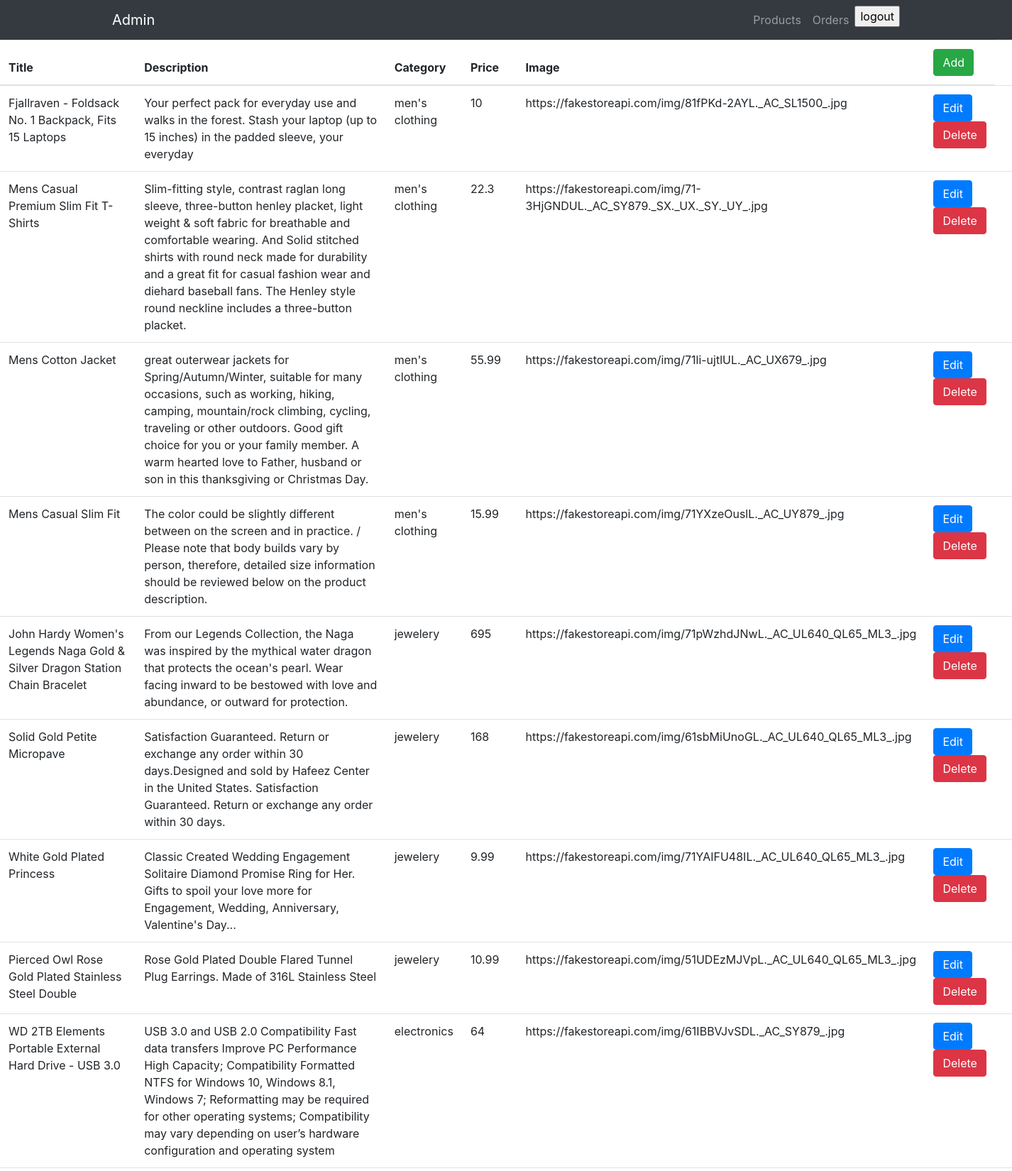
The page /?page=products (signed in, upper part) on the database its author committed.
### tables this page shows
CREATE TABLE `products` (
  `id` int(11) NOT NULL,
  `title` varchar(255) NOT NULL,
  `description` varchar(1000) NOT NULL,
  `category` varchar(45) NOT NULL,
  `price` float NOT NULL,
  `image` varchar(255) NOT NULL
);

### models/Database.php (called while the page is built, shortened)
<?php
 class Database{
    private $conn = null;
    public function __construct($database, $username="root", $password="root", $servername="localhost")
    {
        $dsn = "mysql:host=$servername;dbname=$database;charset=UTF8";
        try {
            $this->conn = new PDO($dsn, $username, $password);
            $this->conn->setAttribute(PDO::ATTR_ERRMODE, PDO::ERRMODE_EXCEPTION);
        } catch (PDOException $e) {
            echo "Connection failed: " . $e->getMessage();
        }
    }
    private function execute($statement, $input_parameters = []){
        try{
            $stmt = $this->conn->prepare($statement);
            $stmt->execute($input_parameters);
            return $stmt;
        }catch(PDOException $e){
            throw new Exception($e->getMessage());
        }
    }
    public function select($statement, $input_parameters = []){
        $stmt = $this->execute($statement, $input_parameters);
        return $stmt->fetchAll();
    }
}

### models/AdminModel.php (called while the page is built, shortened)
<?php
class AdminModel
{
    private $db;
    public function __construct($database)
    {
        $this->db = $database;
    }
    public function fetchAllProducts()
    {
        $products = $this->db->select("SELECT * FROM products");
        return $products;
    }
}

### views/AdminView.php (the view, shortened to what this page needs)
<?php
class AdminView
{
    public function viewAdminHeader()
    {
        include_once("views/include/admin/adminHeader.php");
    }
    public function showOneProduct($product)
    {
        $html = <<<EOT
        <tr>
            <td>$product[title]</td>
            <td>$product[description]</td>
            <td>$product[category]</td>
            <td>$product[price]</td>
            <td>$product[image]</td>
            <td>
                <a href="?page=editproduct&id=$product[id]" class='btn btn-primary'>Edit</a>
                <a href="?page=deleteproduct&id=$product[id]" class='btn btn-danger'>Delete</a>
            <td>
        </tr>
        EOT;
        return $html;
    }
    public function showProducts($products)
    {
        $html = <<<EOT
        <table class='table'>
            <thead>
                <tr>
                    <th scope="col">Title</th>
                    <th scope="col">Description</th>
                    <th scope="col">Category</th>
                    <th scope="col">Price</th>
                    <th scope="col">Image</th>
                    <th scope="col"><a href="?page=addproduct" class="btn btn-success">Add</a></th>
                </tr>
            </thead>
            <tbody>
        EOT;
        foreach ($products as $product) {
            $html .= $this->showOneProduct($product);
        }
        $html .= "</tbody></table>";
        echo $html;
    }
}

### index.php (shortened to what this page needs)
<?php
require_once("models/Database.php");
require_once("controllers/Controller.php");
require_once("views/AdminView.php");
require_once('controllers/AdminController.php');
require_once('models/AdminModel.php');
if (isset(($_SESSION['isAdmin'])) && $_SESSION['isAdmin']) {
  $database   = new Database("fakestore", "root", "root");
  $adminModel = new AdminModel($database);
  $view = new adminView();
  $contoller = new AdminController($adminModel, $view);
}

### controllers/AdminController.php (shortened to what this page needs)
<?php
class AdminController
{
  private $model;
  private $view;
  public function __construct($model, $view)
  {
    $this->model = $model;
    $this->view = $view;
    $this->router();
  }
  private function router()
  {
    $page = $_GET['page'] ?? "";
    switch ($page) {
      case "products":
        $this->products();
        break;
    }
  }
  private function products()
  {
    $this->view->viewAdminHeader();
    $products = $this->model->fetchAllProducts();
    $this->view->showProducts($products);
  }
}

### views/include/admin/adminHeader.php (shortened to what this page needs)
<!DOCTYPE html>
<html lang="en">
<head>
  <link href="styles/styles.css" rel="stylesheet" />
  <link href="styles/styles2.css" rel="stylesheet" />
</head>
<body>
  <nav class="navbar navbar-expand-lg navbar-dark bg-dark">
    <div class="container">
      <a class="navbar-brand" href="?">Admin</a>
      <div class="collapse navbar-collapse" id="navbarResponsive">
        <ul class="navbar-nav ml-auto">
          <li class="nav-item"><a class="nav-link" href="?page=products">Products</a></li>
          <li class="nav-item"><a class="nav-link" href="?page=orders">Orders</a></li>
          <li class="nav-item">
            <form action="?" method="POST">
              <input type="submit" value="logout"></input>
            </form>
          </li>
        </ul>
      </div>
    </div>
  </nav>

### rows shown on the page
products: title "Fjallraven - Foldsack No. 1 Backpack, Fits 15 Laptops", description "Your perfect pack for everyday use and walks in the forest. Stash your laptop (up to 15 inches) in the padded sleeve, your everyday", category "men's clothing", price "10", image "https://fakestoreapi.com/img/81fPKd-2AYL._AC_SL1500_.jpg"
products: title "Mens Casual Premium Slim Fit T-Shirts", description "Slim-fitting style, contrast raglan long sleeve, three-button henley placket, light weight & soft fabric for breathable and comfortable wearing. And Solid stitched shirts with round neck made for durability and a great fit for casual fashion wear and diehard baseball fans. The Henley style round neckline includes a three-button placket.", category "men's clothing", price "22.3", image "https://fakestoreapi.com/img/71-3HjGNDUL._AC_SY879._SX._UX._SY._UY_.jpg"
products: title "Mens Cotton Jacket", description "great outerwear jackets for Spring/Autumn/Winter, suitable for many occasions, such as working, hiking, camping, mountain/rock climbing, cycling, traveling or other outdoors. Good gift choice for you or your family member. A warm hearted love to Father, husband or son in this thanksgiving or Christmas Day.", category "men's clothing", price "55.99", image "https://fakestoreapi.com/img/71li-ujtlUL._AC_UX679_.jpg"
products: title "Mens Casual Slim Fit", description "The color could be slightly different between on the screen and in practice. / Please note that body builds vary by person, therefore, detailed size information should be reviewed below on the product description.", category "men's clothing", price "15.99", image "https://fakestoreapi.com/img/71YXzeOuslL._AC_UY879_.jpg"
products: title "John Hardy Women's Legends Naga Gold & Silver Dragon Station Chain Bracelet", description "From our Legends Collection, the Naga was inspired by the mythical water dragon that protects the ocean's pearl. Wear facing inward to be bestowed with love and abundance, or outward for protection.", category "jewelery", price "695", image "https://fakestoreapi.com/img/71pWzhdJNwL._AC_UL640_QL65_ML3_.jpg"
products: title "Solid Gold Petite Micropave", description "Satisfaction Guaranteed. Return or exchange any order within 30 days.Designed and sold by Hafeez Center in the United States. Satisfaction Guaranteed. Return or exchange any order within 30 days.", category "jewelery", price "168", image "https://fakestoreapi.com/img/61sbMiUnoGL._AC_UL640_QL65_ML3_.jpg"
products: title "White Gold Plated Princess", description "Classic Created Wedding Engagement Solitaire Diamond Promise Ring for Her. Gifts to spoil your love more for Engagement, Wedding, Anniversary, Valentine's Day...", category "jewelery", price "9.99", image "https://fakestoreapi.com/img/71YAIFU48IL._AC_UL640_QL65_ML3_.jpg"
products: title "Pierced Owl Rose Gold Plated Stainless Steel Double", description "Rose Gold Plated Double Flared Tunnel Plug Earrings. Made of 316L Stainless Steel", category "jewelery", price "10.99", image "https://fakestoreapi.com/img/51UDEzMJVpL._AC_UL640_QL65_ML3_.jpg"
products: title "WD 2TB Elements Portable External Hard Drive - USB 3.0", description "USB 3.0 and USB 2.0 Compatibility Fast data transfers Improve PC Performance High Capacity; Compatibility Formatted NTFS for Windows 10, Windows 8.1, Windows 7; Reformatting may be required for other operating systems; Compatibility may vary depending on user’s hardware configuration and operating system", category "electronics", price "64", image "https://fakestoreapi.com/img/61IBBVJvSDL._AC_SY879_.jpg"
